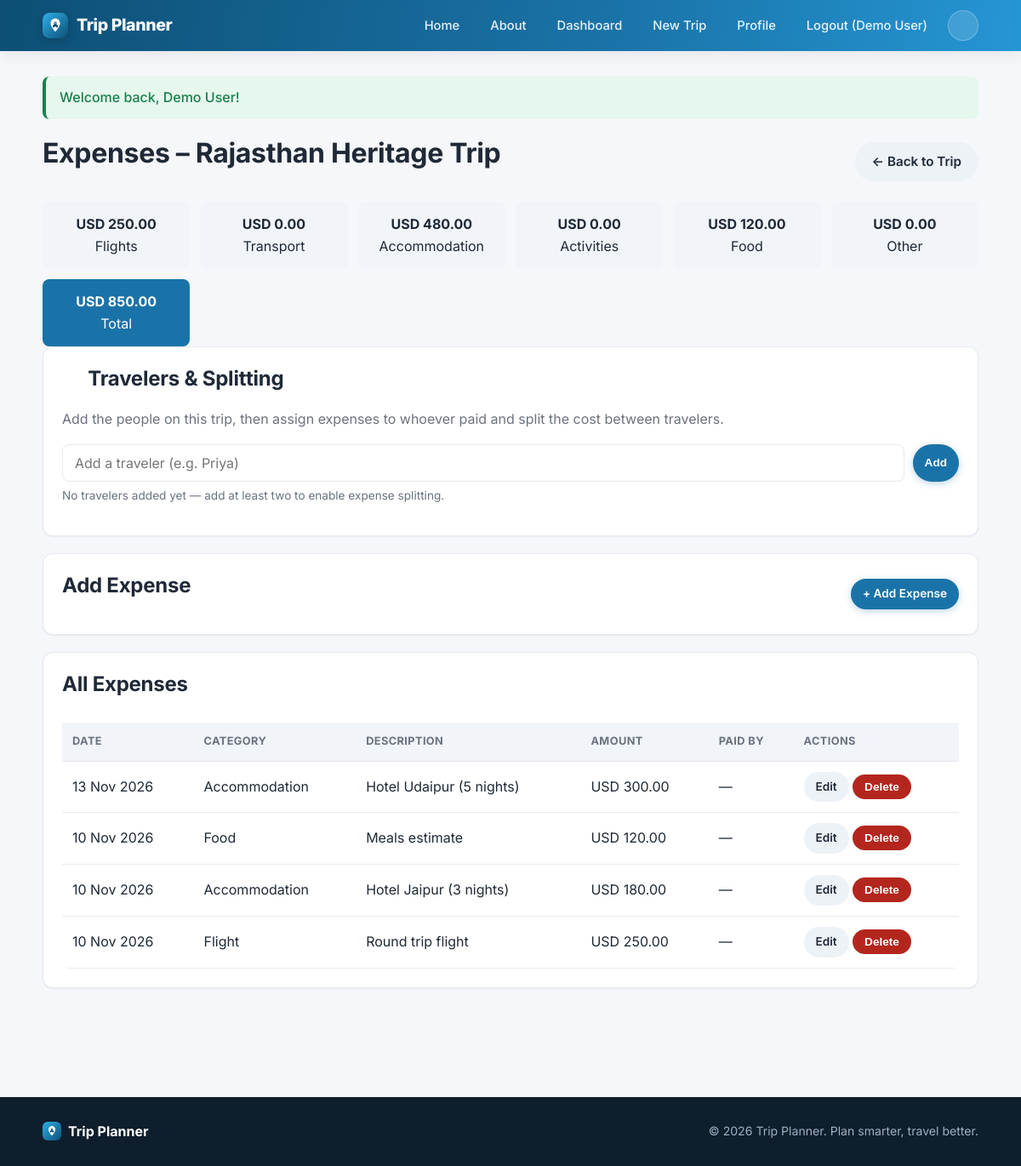
The page /expenses.php?trip_id=1 (signed in) on the database its author committed.
### tables this page shows
CREATE TABLE users (
    id INT UNSIGNED AUTO_INCREMENT PRIMARY KEY,
    name VARCHAR(100) NOT NULL,
    email VARCHAR(150) NOT NULL UNIQUE,
    password_hash VARCHAR(255) NOT NULL,
    role ENUM('user','admin') NOT NULL DEFAULT 'user',
    status ENUM('active','inactive') NOT NULL DEFAULT 'active',
    created_at TIMESTAMP DEFAULT CURRENT_TIMESTAMP,
    updated_at TIMESTAMP DEFAULT CURRENT_TIMESTAMP ON UPDATE CURRENT_TIMESTAMP,
    INDEX idx_users_email (email),
    INDEX idx_users_role (role)
);

CREATE TABLE trips (
    id INT UNSIGNED AUTO_INCREMENT PRIMARY KEY,
    user_id INT UNSIGNED NOT NULL,
    name VARCHAR(150) NOT NULL,
    description TEXT,
    cover_image VARCHAR(255) DEFAULT NULL,
    notes TEXT,
    start_date DATE NOT NULL,
    end_date DATE NOT NULL,
    status ENUM('planned','ongoing','completed','cancelled') NOT NULL DEFAULT 'planned',
    created_at TIMESTAMP DEFAULT CURRENT_TIMESTAMP,
    updated_at TIMESTAMP DEFAULT CURRENT_TIMESTAMP ON UPDATE CURRENT_TIMESTAMP,
    CONSTRAINT fk_trips_user FOREIGN KEY (user_id) REFERENCES users(id) ON DELETE CASCADE,
    INDEX idx_trips_user (user_id),
    INDEX idx_trips_status (status)
);

CREATE TABLE expenses (
    id INT UNSIGNED AUTO_INCREMENT PRIMARY KEY,
    trip_id INT UNSIGNED NOT NULL,
    category ENUM('flight','transport','accommodation','activity','food','other') NOT NULL,
    description VARCHAR(255) NOT NULL,
    amount DECIMAL(10,2) NOT NULL DEFAULT 0.00,
    paid_by INT UNSIGNED DEFAULT NULL,
    split_with TEXT DEFAULT NULL,
    currency CHAR(3) NOT NULL DEFAULT 'USD',
    expense_date DATE DEFAULT NULL,
    notes TEXT,
    created_at TIMESTAMP DEFAULT CURRENT_TIMESTAMP,
    CONSTRAINT fk_expenses_trip FOREIGN KEY (trip_id) REFERENCES trips(id) ON DELETE CASCADE,
    INDEX idx_expenses_trip (trip_id),
    INDEX idx_expenses_category (category)
);

### includes/auth.php (called while the page is built, shortened)
<?php
require_once __DIR__ . '/functions.php';
function isLoggedIn(): bool
{
    return !empty($_SESSION['user_id']);
}
function currentUser(): ?array
{
    static $user = null;
    if ($user === null) {
        $pdo = getDB();
        $stmt = $pdo->prepare('SELECT id, name, email, role, status FROM users WHERE id = ?');
        $stmt->execute([$_SESSION['user_id']]);
        $user = $stmt->fetch() ?: null;
    }
    return $user;
}
function requireLogin(): array
{
    $user = currentUser();
    return $user;
}

### includes/functions.php (called while the page is built, shortened)
<?php
function e(?string $value): string
{
    return htmlspecialchars($value ?? '', ENT_QUOTES, 'UTF-8');
}
function flash(string $key, ?string $message = null)
{
    if (!empty($_SESSION['flash'][$key])) {
        $msg = $_SESSION['flash'][$key];
        return $msg;
    }
    return null;
}
function formatMoney(float $amount, string $currency = 'USD'): string
{
    return $currency . ' ' . number_format($amount, 2);
}
function formatDate(?string $date): string
{
    $ts = strtotime($date);
    return $ts ? date('d M Y', $ts) : '';
}
function getOwnedTrip(int $tripId, int $userId): ?array
{
    $pdo = getDB();
    $stmt = $pdo->prepare('SELECT * FROM trips WHERE id = ? AND user_id = ?');
    $stmt->execute([$tripId, $userId]);
    $trip = $stmt->fetch();
    return $trip ?: null;
}
function getTripTotals(int $tripId): array
{
    $pdo = getDB();
    $stmt = $pdo->prepare('SELECT category, COALESCE(SUM(amount),0) as total FROM expenses WHERE trip_id = ? GROUP BY category');
    $stmt->execute([$tripId]);
    $rows = $stmt->fetchAll();
    $totals = [
        'flight' => 0, 'transport' => 0, 'accommodation' => 0,
        'activity' => 0, 'food' => 0, 'other' => 0,
    ];
    foreach ($rows as $row) {
        $totals[$row['category']] = (float)$row['total'];
    }
    $totals['grand_total'] = array_sum($totals);
    return $totals;
}

### expenses.php (the view, shortened to what this page needs)
<?php
require_once __DIR__ . '/includes/auth.php';
$user = requireLogin();
$tripId = (int)($_GET['trip_id'] ?? $_POST['trip_id'] ?? 0);
$trip = getOwnedTrip($tripId, $user['id']);
$pdo = getDB();
$errors = [];
$editingExpense = null;
$stmt = $pdo->prepare('SELECT * FROM expenses WHERE trip_id = ? ORDER BY expense_date DESC, id DESC');
$stmt->execute([$tripId]);
$expenses = $stmt->fetchAll();
$totals = getTripTotals($tripId);
$travelerNames = [];
$balanceData = getExpenseBalances($tripId);
$showForm = $editingExpense !== null || isset($_GET['action']) || !empty($errors);
require_once __DIR__ . '/includes/header.php';
?>
<div class="flex-between">
  <h1 class="mt-0">Expenses &ndash; <?= e($trip['name']) ?></h1>
  <a class="btn btn-secondary" href="<?= BASE_URL ?>/trip-details.php?id=<?= $tripId ?>">&larr; Back to Trip</a>
</div>
<div class="cost-summary">
  <div class="cost-item"><strong><?= e(formatMoney($totals['flight'])) ?></strong><br>Flights</div>
  <div class="cost-item"><strong><?= e(formatMoney($totals['transport'])) ?></strong><br>Transport</div>
  <div class="cost-item"><strong><?= e(formatMoney($totals['accommodation'])) ?></strong><br>Accommodation</div>
  <div class="cost-item"><strong><?= e(formatMoney($totals['activity'])) ?></strong><br>Activities</div>
  <div class="cost-item"><strong><?= e(formatMoney($totals['food'])) ?></strong><br>Food</div>
  <div class="cost-item"><strong><?= e(formatMoney($totals['other'])) ?></strong><br>Other</div>
  <div class="cost-item total"><strong><?= e(formatMoney($totals['grand_total'])) ?></strong><br>Total</div>
</div>
<div class="card">
  <h2 class="mt-0"><?= icon('users', 'icon-inline') ?> Travelers &amp; Splitting</h2>
  <p class="text-muted mt-0">Add the people on this trip, then assign expenses to whoever paid and split the cost between travelers.</p>
  <form method="post" action="<?= BASE_URL ?>/expenses.php?trip_id=<?= $tripId ?>" class="checklist-add-row">
    <input type="text" name="traveler_name" maxlength="100" placeholder="Add a traveler (e.g. Priya)" required>
    <button type="submit" class="btn btn-primary btn-sm">Add</button>
  </form>
  <?php if (!empty($travelers)): ?>
    <div class="chip-row" style="margin-top:12px;">
      <?php foreach ($travelers as $t): ?>
        <form method="post" action="<?= BASE_URL ?>/expenses.php?trip_id=<?= $tripId ?>" style="display:inline">
          <?= csrf_field() ?>
          <input type="hidden" name="trip_id" value="<?= $tripId ?>">
          <input type="hidden" name="delete_traveler" value="1">
          <input type="hidden" name="traveler_id" value="<?= (int)$t['id'] ?>">
          <button type="submit" class="chip chip-removable"><?= e($t['name']) ?> &times;</button>
        </form>
      <?php endforeach; ?>
    </div>
    <?php if (!empty($balanceData['settlements'])): ?>
      <h3 style="margin-top:18px;">Who Owes Whom</h3>
      <ul class="settlement-list">
        <?php foreach ($balanceData['settlements'] as $s): ?>
          <li><strong><?= e($s['from']) ?></strong> owes <strong><?= e($s['to']) ?></strong> <span class="text-muted"><?= e(formatMoney($s['amount'])) ?></span></li>
        <?php endforeach; ?>
      </ul>
    <?php elseif (count($travelers) > 1): ?>
      <p class="help-text" style="margin-top:14px;">No split expenses yet — assign "Paid by" and "Split with" when adding an expense below.</p>
    <?php endif; ?>
  <?php else: ?>
    <p class="help-text">No travelers added yet — add at least two to enable expense splitting.</p>
  <?php endif; ?>
</div>
<div class="card">
  <div class="flex-between">
    <h2 class="mt-0"><?= $editingExpense ? 'Edit Expense' : 'Add Expense' ?></h2>
    <?php if (!$showForm): ?>
      <a class="btn btn-primary btn-sm" href="<?= BASE_URL ?>/expenses.php?trip_id=<?= $tripId ?>&action=add">+ Add Expense</a>
    <?php endif; ?>
  </div>
</div>
<div class="card">
  <h2 class="mt-0">All Expenses</h2>
  <?php if (empty($expenses)): ?>
    <div class="empty-state"><p>No expenses recorded yet.</p></div>
  <?php else: ?>
    <div class="table-wrap">
      <table>
        <thead><tr><th>Date</th><th>Category</th><th>Description</th><th>Amount</th><th>Paid by</th><th>Actions</th></tr></thead>
        <tbody>
        <?php foreach ($expenses as $ex): ?>
          <tr>
            <td><?= e(formatDate($ex['expense_date'])) ?></td>
            <td><?= e(ucfirst($ex['category'])) ?></td>
            <td><?= e($ex['description']) ?></td>
            <td><?= e(formatMoney((float)$ex['amount'], $ex['currency'])) ?></td>
            <td><?= $ex['paid_by'] && isset($travelerNames[$ex['paid_by']]) ? e($travelerNames[$ex['paid_by']]) : '—' ?></td>
            <td>
              <a class="btn btn-secondary btn-sm" href="<?= BASE_URL ?>/expenses.php?trip_id=<?= $tripId ?>&edit=<?= (int)$ex['id'] ?>">Edit</a>
              <form style="display:inline" method="post" action="<?= BASE_URL ?>/delete-expense.php" data-confirm="Delete this expense?">
                <button type="submit" class="btn btn-danger btn-sm">Delete</button>
              </form>
            </td>
          </tr>
        <?php endforeach; ?>
        </tbody>
      </table>
    </div>
  <?php endif; ?>
</div>
<?php require_once __DIR__ . '/includes/footer.php'; ?>

### includes/header.php (shortened to what this page needs)
<?php
require_once __DIR__ . '/functions.php';
require_once __DIR__ . '/icons.php';
$user = function_exists('currentUser') ? currentUser() : null;
?>
<!DOCTYPE html>
<html lang="en">
<head>
<link rel="stylesheet" href="<?= BASE_URL ?>/assets/css/style.css">
</head>
<body>
<header class="site-header">
  <div class="container header-inner">
    <a class="logo" href="<?= BASE_URL ?>/index.php"><img src="<?= BASE_URL ?>/assets/images/logo.svg" width="30" height="30" alt=""> Trip Planner</a>
    <nav class="main-nav" aria-label="Main navigation">
      <ul id="navLinks" class="nav-links">
        <li><a href="<?= BASE_URL ?>/index.php">Home</a></li>
        <li><a href="<?= BASE_URL ?>/about.php">About</a></li>
        <?php if ($user): ?>
          <li><a href="<?= BASE_URL ?>/dashboard.php">Dashboard</a></li>
          <li><a href="<?= BASE_URL ?>/create-trip.php">New Trip</a></li>
          <li><a href="<?= BASE_URL ?>/profile.php">Profile</a></li>
          <li><a href="<?= BASE_URL ?>/logout.php">Logout (<?= e($user['name']) ?>)</a></li>
        <?php else: ?>
          <li><a href="<?= BASE_URL ?>/login.php">Login</a></li>
          <li><a href="<?= BASE_URL ?>/register.php">Register</a></li>
        <?php endif; ?>
        <li><button type="button" id="themeToggle" class="theme-toggle" aria-label="Toggle dark mode" title="Toggle dark mode"><?= icon('moon', 'theme-icon-dark') ?><?= icon('sun', 'theme-icon-light') ?></button></li>
      </ul>
    </nav>
  </div>
</header>
<main class="container main-content">
<?php
$ok  = flash('success');
if ($err): ?>
<?php endif;
if ($ok): ?>
  <div class="alert alert-success" role="alert"><?= e($ok) ?></div>
<?php endif; ?>

### rows shown on the page
users: name "Demo User"
trips: name "Rajasthan Heritage Trip"
expenses: expense_date "13 Nov 2026", category "Accommodation", description "Hotel Udaipur (5 nights)", formatMoney((float)$ex['amount'], $ex['currency']) "USD 300.00"
expenses: expense_date "10 Nov 2026", category "Food", description "Meals estimate", formatMoney((float)$ex['amount'], $ex['currency']) "USD 120.00"
expenses: expense_date "10 Nov 2026", category "Accommodation", description "Hotel Jaipur (3 nights)", formatMoney((float)$ex['amount'], $ex['currency']) "USD 180.00"
expenses: expense_date "10 Nov 2026", category "Flight", description "Round trip flight", formatMoney((float)$ex['amount'], $ex['currency']) "USD 250.00"

### other values the page prints
$ok "Welcome back, Demo User!"
formatMoney($totals['flight']) "USD 250.00"
formatMoney($totals['transport']) "USD 0.00"
formatMoney($totals['accommodation']) "USD 480.00"
formatMoney($totals['activity']) "USD 0.00"
formatMoney($totals['food']) "USD 120.00"
formatMoney($totals['other']) "USD 0.00"
formatMoney($totals['grand_total']) "USD 850.00"
